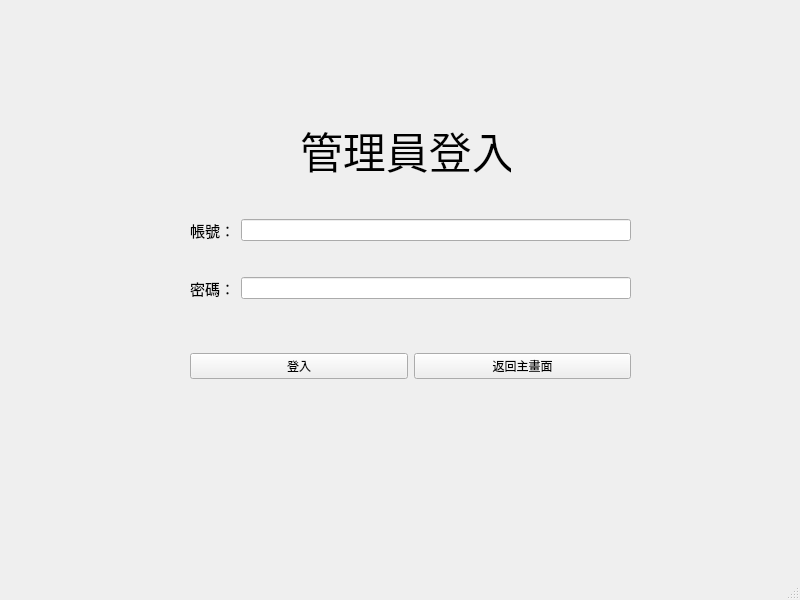
<?xml version="1.0" encoding="UTF-8"?>
<ui version="4.0">
 <class>MainWindow</class>
 <widget class="QMainWindow" name="MainWindow">
  <property name="geometry">
   <rect>
    <x>0</x>
    <y>0</y>
    <width>800</width>
    <height>600</height>
   </rect>
  </property>
  <property name="windowTitle">
   <string>MainWindow</string>
  </property>
  <widget class="QWidget" name="centralwidget">
   <widget class="QWidget" name="layoutWidget">
    <property name="geometry">
     <rect>
      <x>190</x>
      <y>350</y>
      <width>441</width>
      <height>33</height>
     </rect>
    </property>
    <layout class="QHBoxLayout" name="horizontalLayout">
     <item>
      <widget class="QPushButton" name="pushButton">
       <property name="text">
        <string>登入</string>
       </property>
      </widget>
     </item>
     <item>
      <widget class="QPushButton" name="pushButton_3">
       <property name="text">
        <string>返回主畫面</string>
       </property>
      </widget>
     </item>
    </layout>
   </widget>
   <widget class="QLabel" name="label_3">
    <property name="geometry">
     <rect>
      <x>300</x>
      <y>100</y>
      <width>211</width>
      <height>101</height>
     </rect>
    </property>
    <property name="font">
     <font>
      <pointsize>32</pointsize>
     </font>
    </property>
    <property name="text">
     <string>管理員登入</string>
    </property>
   </widget>
   <widget class="QWidget" name="gridLayoutWidget">
    <property name="geometry">
     <rect>
      <x>190</x>
      <y>190</y>
      <width>441</width>
      <height>141</height>
     </rect>
    </property>
    <layout class="QGridLayout" name="gridLayout">
     <item row="1" column="0">
      <widget class="QLabel" name="label_2">
       <property name="font">
        <font>
         <pointsize>11</pointsize>
        </font>
       </property>
       <property name="text">
        <string>密碼：</string>
       </property>
      </widget>
     </item>
     <item row="0" column="0">
      <widget class="QLabel" name="label">
       <property name="font">
        <font>
         <pointsize>11</pointsize>
        </font>
       </property>
       <property name="text">
        <string>帳號：</string>
       </property>
      </widget>
     </item>
     <item row="0" column="1">
      <widget class="QLineEdit" name="lineEdit"/>
     </item>
     <item row="1" column="1">
      <widget class="QLineEdit" name="lineEdit_2"/>
     </item>
    </layout>
   </widget>
  </widget>
  <widget class="QMenuBar" name="menubar">
   <property name="geometry">
    <rect>
     <x>0</x>
     <y>0</y>
     <width>800</width>
     <height>21</height>
    </rect>
   </property>
  </widget>
  <widget class="QStatusBar" name="statusbar"/>
 </widget>
 <resources/>
 <connections/>
</ui>
